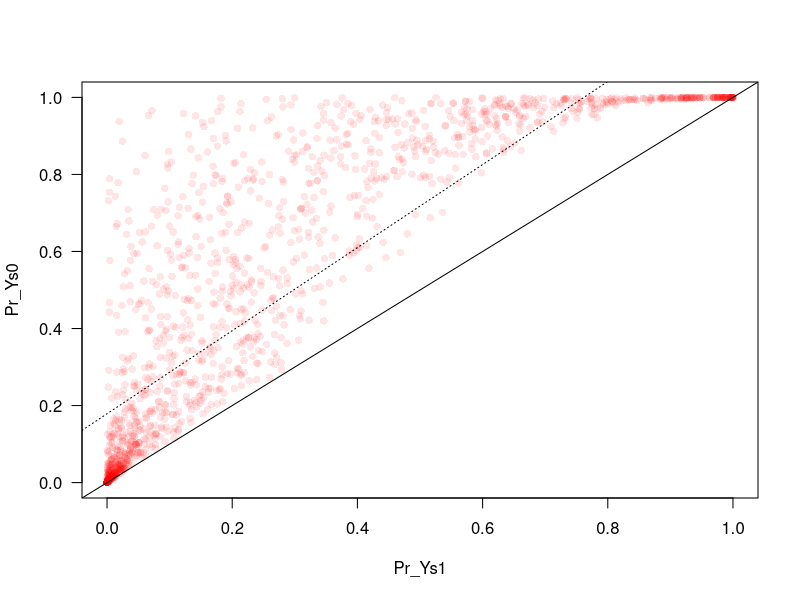

This figure's R source: (Note: this script raises an error after producing the figure.)
library(MASS)
expit <- function(x) 1 / (1+exp(-x))

set.seed(573)
# Sample size
n <- 1000000

# True parameters for the Xs
lx1 <- 1 ; lx2 <- 2; lx3 <- 3;
lx4 <- 4 ; lx5 <- 3; lx6 <- 2

# True parameters for Ys1|X=x
alpha <- c(0, -3, -.5, 5, -1.5, -2, 1)

# True parameters for Ys0|X=x
beta <- alpha * c(1,1,1,2,1,1,2)

# True parameters for S|X=x
gamma <- c(-.1, 1, -1, 1, -1, 1, -1)*1

# True parameters for r(X)
delta <- c(.05, -.5, .5, -.5, .5, -.0, .5)

# True parameters for Psi(X)  
zeta <- delta 

# Functions that takes sample size and true value of the parameters and outputs
# a simulated data in dataframe format

dgp <- function(n, Sigma, alpha, beta, gamma) {
# Generate Xs
X <- cbind(1, rexp(n, lx1), rexp(n, lx2), rexp(n, lx3), rexp(n, lx4), rexp(n, lx5), rexp(n, lx6))

# Generate Ss
rho <- expit(X %*% gamma)
S <- rbinom(n, 1, rho)

# Generate potential outcomes Y_s1 and Y_s0
Pr_Ys1 <- expit(X %*% alpha)
Pr_Ys0 <- expit(X %*% beta)

Y_s1 <- rbinom(n, 1, Pr_Ys1)
Y_s0 <- rbinom(n, 1, Pr_Ys0)

# Generate observed outcome Y (under partial implementation of an ITR)
Y <- S*Y_s1 + (1-S)*Y_s0

# Generate r(X)
r <-  as.numeric(X %*% delta < 0)

# Generate Psi(X)
psi <-  expit(X %*% zeta)

# Generate A
A <- ifelse(S==1, r, rbinom(n, 1, psi))

# Create C
C <- as.numeric(r==A)

return(data.frame(X=X, rho=rho, S=S, Pr_Ys1=Pr_Ys1, Pr_Ys0=Pr_Ys0, Y_s1=Y_s1, Y_s0=Y_s0, Y=Y, r=r, A=A, psi=psi, C=C))
}


# Compute true value of E[Y_s1] and E[Y_s0]
largeN <- 10^6
TrueVals <- apply(dgp(largeN, Sigma, alpha, beta, gamma)[, c("Y_s1", "Y_s0", "Y")], 2, mean) 

dat <- dgp(n, Sigma, alpha, beta, gamma)
with(dat[1:1500,], plot(Pr_Ys1, Pr_Ys0, pch=16, col=rgb(1,0,0, alpha=.1), xlim=c(0,1), ylim=c(0,1), las=1))
abline(lm(Pr_Ys0~Pr_Ys1, data=dat), lty=3)
abline(c(0,0), c(1,1))
table(dat$S)

### Test MOE No. 1
library(flexmix)

Model <- FLXMRglmfix(fixed = ~ -1, formula =  ~ -1 + X.2 + X.3 + X.4 + X.5 + X.6 + X.7, family = "binomial")
                         
concomitantModel <-  as.factor(dat$S) #FLXPmultinom(~ ~ -1 + S)

Moe <- stepFlexmix(cbind(Y, 1 - Y) ~  1,
               k = 2, model = Model,
               concomitant = FLXPmultinom(~ -1 + X.2 + X.3 + X.4 + X.5 + X.6 + X.7), data = dat, nrep = 3)

#refit_Moe <- refit(Moe)
#summary(refit_Moe)

exp_coef <- parameters(Moe, which="model")
gate_coef <- parameters(Moe, which="concomitant")
exp_coef
gate_coef

temp <- model.matrix(~ -1 + X.2 + X.3 + X.4 + X.5 + X.6 + X.7, dat)
EY_s0s <- c(mean(expit(temp %*% exp_coef[,1])), mean(expit(temp %*% exp_coef[,2])) )
EY_s0s
TrueVals
